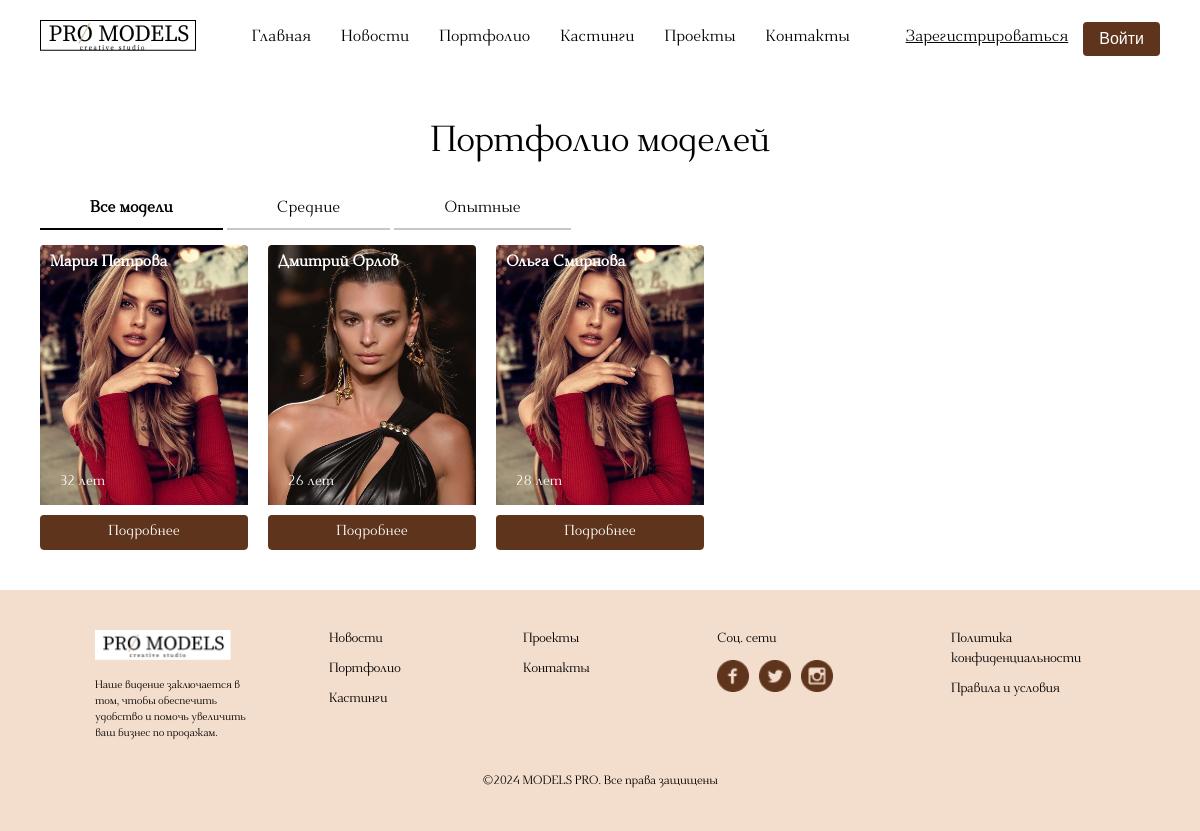
Screenshot of /portfolio.php with the database file from the repository.
### tables this page shows
CREATE TABLE `models` (
  `id` int NOT NULL,
  `first_name` varchar(50) DEFAULT NULL,
  `last_name` varchar(50) DEFAULT NULL,
  `gender` enum('Male','Female','Other') DEFAULT NULL,
  `birth_date` date DEFAULT NULL,
  `height` int DEFAULT NULL,
  `weight` int DEFAULT NULL,
  `hair_color` varchar(20) DEFAULT NULL,
  `experience_level` enum('Beginner','Intermediate','Experienced') DEFAULT NULL,
  `active_contract` tinyint(1) DEFAULT NULL
);

### portfolio.php (the view, shortened to what this page needs)
<?php
include_once 'header.php';
require_once 'database_connection.php';
$models_per_page = 4;
try {
	$stmt = $pdo->prepare("SELECT DISTINCT experience_level FROM models");
	$stmt->execute();
	$categories = $stmt->fetchAll(PDO::FETCH_COLUMN);
} catch (PDOException $e) {
	echo "Ошибка при получении категорий: " . $e->getMessage();
}
$experience_levels = [
	'Beginner' => 'Начинающие',
	'Intermediate' => 'Средние',
	'Experienced' => 'Опытные'
];
$page = isset($_GET['page']) ? (int)$_GET['page'] : 1;
$offset = ($page - 1) * $models_per_page;
$modelCards = array();
foreach ($categories as $category) {
	try {
		$stmt = $pdo->prepare("
            SELECT m.*, mp.file_path, TIMESTAMPDIFF(YEAR, m.birth_date, CURDATE()) AS age
            FROM models m
            LEFT JOIN (
                SELECT model_id, MIN(file_path) as file_path
                FROM model_photos
                GROUP BY model_id
            ) mp ON m.id = mp.model_id
            WHERE m.experience_level = :category
            ORDER BY m.id
            LIMIT :limit OFFSET :offset
        ");
		$stmt->bindParam(':category', $category, PDO::PARAM_STR);
		$stmt->bindParam(':limit', $models_per_page, PDO::PARAM_INT);
		$stmt->bindParam(':offset', $offset, PDO::PARAM_INT);
		$stmt->execute();
		$models = $stmt->fetchAll(PDO::FETCH_ASSOC);
		$modelCards[$category] = $models;
	} catch (PDOException $e) {
		echo "Ошибка при получении моделей: " . $e->getMessage();
	}
}
?>
<section class="portfolio-section">
	<h2 class="block-title">Портфолио моделей</h2>
	<div class="tabs">
		<span class="tab active" data-category="all">Все модели</span>
	  <?php foreach ($categories as $index => $category): ?>
				<span class="tab <?php echo ($index === 0) ? 'active' : ''; ?>" data-category="<?php echo htmlspecialchars($category); ?>"><?php echo htmlspecialchars($experience_levels[$category]); ?></span>
	  <?php endforeach; ?>
	</div>
	<div class="model-cards-container">
	  <?php foreach ($categories as $category): ?>
		  <?php foreach ($modelCards[$category] as $model): ?>
					<div class="model-card" data-category="<?php echo htmlspecialchars($category); ?>">
						<div class="model-image">
							<img src="<?php echo htmlspecialchars($model['file_path']); ?>" alt="Model Image">
							<div class="model-info">
								<div class="model-name"><?php echo htmlspecialchars($model['first_name'] . ' ' . $model['last_name']); ?></div>
							</div>
							<div class="model-price"><?php echo $model['age']; ?> лет</div>
						</div>
						<a href="profile_model.php?model_id=<?php echo $model['id']; ?>" class="details-button">Подробнее</a>
					</div>
		  <?php endforeach; ?>
	  <?php endforeach; ?>
	</div>
</section>
<?php
include_once 'footer.php';
?>

### styles.css (style rules this page uses)
:root { --font-family: 'Dihjauti', Arial, sans-serif; }
* { margin: 0; padding: 0; box-sizing: border-box; }
body { font-family: 'Dihjauti', Arial, sans-serif; }
.block-title { font-family: var(--font-family); font-weight: 400; font-size: 3vw; line-height: 150%; letter-spacing: -0.02em; text-align: center; color: #010101; margin-bottom: 20px; }
.details-button { display: inline-block; padding: 10px 20px; background-color: #5e341c; color: #FFFFFF; border: none; border-radius: 4px; cursor: pointer; font-size: 1.2vw; text-decoration: none; transition: background-color 0.3s ease; width: 100%; text-align: center; }
.portfolio-section { padding: 40px 40px; max-width: 1240px; margin: 0 auto; }
.tabs { margin-bottom: 15px; }
.tab { display: inline-block; padding: 10px 50px; cursor: pointer; border-bottom: 2px solid #C8C8C8; color: #010101; }
.tab.active { border-bottom-color: #010101; font-weight: bold; }
.model-cards-container { display: grid; grid-template-columns: repeat(5, 1fr); gap: 20px; }
.model-card { position: relative; overflow: hidden; border-radius: 4px; }
.model-image { position: relative; overflow: hidden; }
.model-image img { width: 100%; height: auto; display: block; }
.model-info { position: absolute; top: 0; left: 10px; width: calc(100% - 20px); display: flex; justify-content: space-between; align-items: center; z-index: 1; }
.model-name { font-weight: bold; font-size: 1.3vw; color: #FFFFFF; margin-top: 10px; }
.model-price { position: absolute; bottom: 10px; left: 10px; padding: 5px 10px; font-size: 14px; color: #FFFFFF; z-index: 1; }
.model-card .details-button { margin-top: 10px; }
.model-card { display: none; }
.model-card.active { display: block; }

### rows the page displays
models: first_name+last_name "Мария Петрова", age "32"
models: shows a picture, first_name+last_name "Дмитрий Орлов", age "26"
models: first_name+last_name "Ольга Смирнова", age "28"

### other values shown
$experience_levels[$category] "Средние"
$experience_levels[$category] "Опытные"
